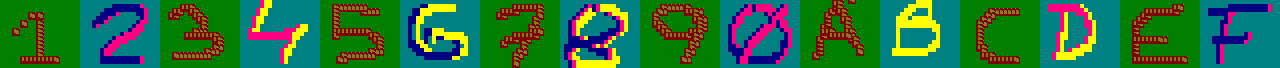

The image is a tile-based game level rendered from a .tmx file. Its description and source (layers, tilesets, objects; grid data summarised) follow:
An orthogonal 320x17 tile map with 4x4 px tiles, 1 tile layer (Capa de Patrones 1), 2 tilesets.

<map version="1.0" orientation="orthogonal" renderorder="right-down" width="320" height="17" tilewidth="4" tileheight="4" nextobjectid="1">
 <tileset firstgid="1" name="tileset0" tilewidth="4" tileheight="4" tilecount="16" columns="4">
  <image source="tileset0.png" width="16" height="16" />
 </tileset>
 <tileset firstgid="17" name="tileset1" tilewidth="4" tileheight="4" tilecount="16" columns="4">
  <image source="tileset1.png" width="16" height="16" />
 </tileset>
 <layer name="Capa de Patrones 1" width="320" height="17">
  <data>[5440 cells, 5440 non-empty, 21 distinct tile ids]</data>
 </layer>
</map>
